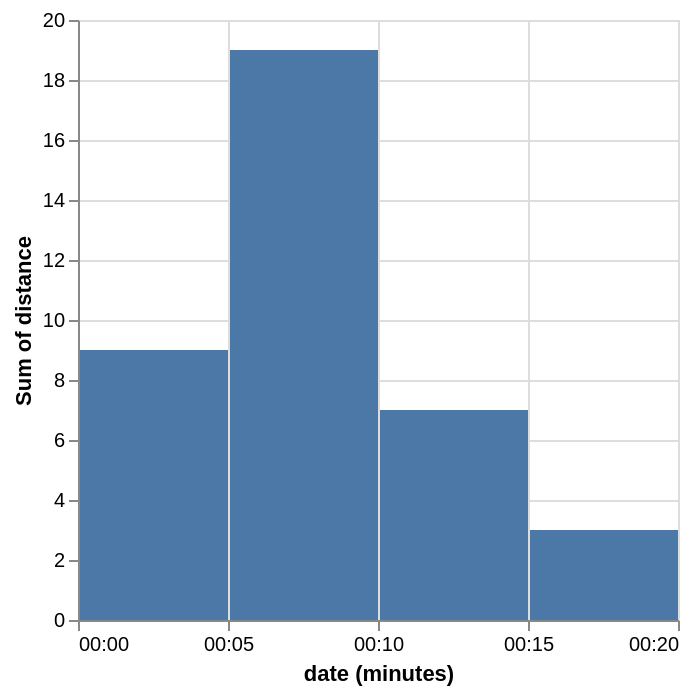

The Vega-Lite source for this figure:
### Vega-Lite specification from a JSON file in a GitHub repository (floating-point values rounded to 4 significant figures)
{"$schema": "https://vega.github.io/schema/vega-lite/v5.json", "description": "Showing sum of distance traveled for each 5-minute interval.", "data": {"values": [{"date": "Sun, 01 Jan 2012 00:00:00", "distance": 1}, {"date": "Sun, 01 Jan 2012 00:01:00", "distance": 1}, {"date": "Sun, 01 Jan 2012 00:02:00", "distance": 2}, {"date": "Sun, 01 Jan 2012 00:03:00", "distance": 1}, {"date": "Sun, 01 Jan 2012 00:04:00", "distance": 4}, {"date": "Sun, 01 Jan 2012 00:05:00", "distance": 2}, {"date": "Sun, 01 Jan 2012 00:06:00", "distance": 5}, {"date": "Sun, 01 Jan 2012 00:07:00", "distance": 2}, {"date": "Sun, 01 Jan 2012 00:08:00", "distance": 6}, {"date": "Sun, 01 Jan 2012 00:09:00", "distance": 4}, {"date": "Sun, 01 Jan 2012 00:10:00", "distance": 1}, {"date": "Sun, 01 Jan 2012 00:11:00", "distance": 1}, {"date": "Sun, 01 Jan 2012 00:12:00", "distance": 3}, {"date": "Sun, 01 Jan 2012 00:13:00", "distance": 0}, {"date": "Sun, 01 Jan 2012 00:14:00", "distance": 2}, {"date": "Sun, 01 Jan 2012 00:15:00", "distance": 3}]}, "mark": "bar", "encoding": {"x": {"field": "date", "timeUnit": {"unit": "minutes", "step": 5}}, "y": {"field": "distance", "aggregate": "sum"}}}
